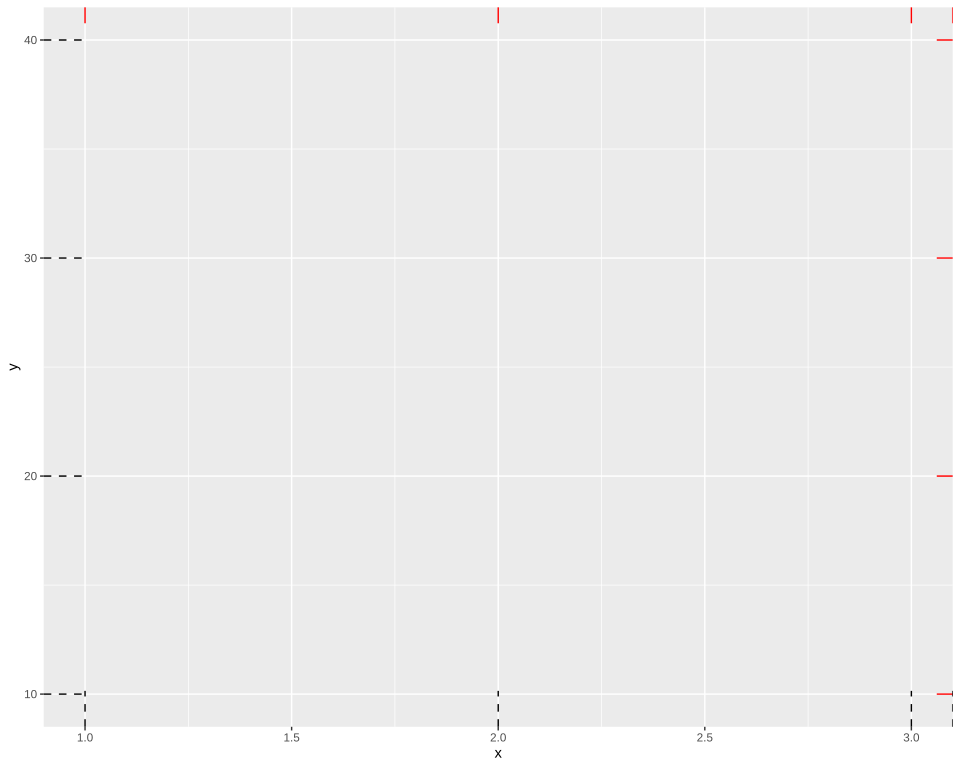

This chart was generated by the following R code:
# The plot test/golden/rug_length.svg draws, drawn by ggplot2 itself, as ggplot2's own visual tests
# draw their snapshots: the independent check on that golden whenever it changes. The suite never
# runs this; it needs R, ggplot2 and vdiffr, saved as the Docker image giggly-r:ggplot2-4.0.3. From
# the repository's root:
#
#   docker run --rm -v "$PWD/test/golden":/golden:ro giggly-r:ggplot2-4.0.3 \
#     Rscript /golden/rug_length.R > rug_length.ggplot2.svg
#
# and compare the two drawings element by element, as test/golden/line_missing.R does.
#
# Rugs of a length in points along the top and right, and of a share of the panel along the
# bottom and left, dashed: a row missing its x draws only its y's line, one missing its y only its
# x's, and an infinite x is at the panel's corner.
# First checked with ggplot2 4.0.3 and vdiffr 1.0.9: every element and clip path matches, the x
# axis drawn before the y as in test/golden/point.svg.

library(ggplot2)

df <- data.frame(x = c(1, NA, 3, Inf, 2), y = c(10, 20, NA, 40, 30))
plot <- ggplot(df, aes(x, y)) +
  geom_rug(sides = "tr", length = unit(12, "pt"), colour = "red") +
  geom_rug(length = unit(0.05, "npc"), linetype = "dashed") +
  theme_gray()

file <- tempfile(fileext = ".svg")
vdiffr::write_svg(plot, file)
cat(readLines(file), sep = "\n")
